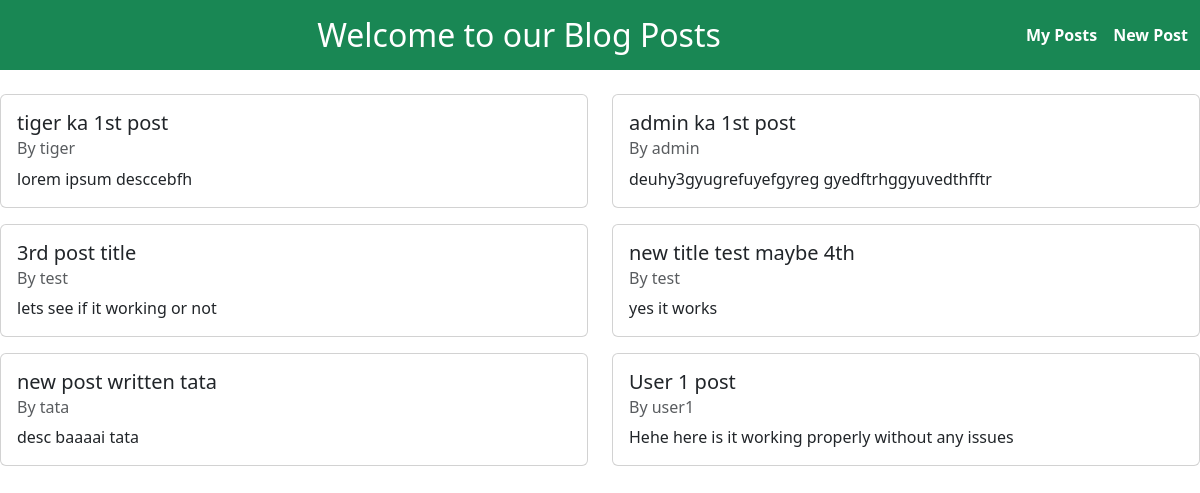
Screenshot of /posts (signed in) with the database file from the repository.
### blogapp/models.py (models this page shows, shortened)
class BlogPost(models.Model):
    title = models.CharField(max_length=250)
    desc = models.TextField()
    author = models.ForeignKey(User, on_delete=models.CASCADE)

### blogapp/views.py (the view)
# urls.py: path('posts',views.posts,name='posts'),
@login_required
def posts(request):
    Postss = BlogPost.objects.all()
    context = {
        'posts' : Postss
    }
    return render(request,'posts.html',context)

### templates/posts.html (shortened to what this page needs)
<!DOCTYPE html>
<html lang="en">
<head>
    <link href="https://cdn.jsdelivr.net/npm/bootstrap@5.3.0/dist/css/bootstrap.min.css" rel="stylesheet">
</head>
<body>
    <div class="pos-f-t">
        <nav class="navbar navbar-dark bg-success">
            <div class="container-fluid d-flex justify-content-between align-items-center py-2">
                <h2 class="text-white text-center mb-0">Welcome to our Blog Posts</h2>
                <div class="d-flex gap-3">
                    <a class="text-white text-decoration-none fw-semibold" href="{% url 'mypost' %}">My Posts</a>
                    <a class="text-white text-decoration-none fw-semibold" href="{% url 'createpost' %}">New Post</a>
                </div>
            </div>
        </nav>
    </div>
    <div class="row mt-4">
        {% for post in posts %}
        <div class="col-sm-6">
            <div class="card mb-3">
                <div class="card-body">
                    <h5 class="card-title">{{post.title}}</h5>
                    <h6 class="card-subtitle mb-2 text-muted">By {{post.author}}</h6>
                    <p class="card-text">{{post.desc}}</p>
                </div>
            </div>
        </div>
        {% endfor %}
    </div>
</body>
</html>

### rows the page displays
BlogPost: title "tiger ka 1st post", author "tiger", desc "lorem ipsum desccebfh"
BlogPost: title "admin ka 1st post", author "admin", desc "deuhy3gyugrefuyefgyreg gyedftrhggyuvedthfftr"
BlogPost: title "3rd post title", author "test", desc "lets see if it working or not"
BlogPost: title "new title test maybe 4th", author "test", desc "yes it works"
BlogPost: title "new post written tata", author "tata", desc "desc baaaai tata"
BlogPost: title "User 1 post", author "user1", desc "Hehe here is it working properly without any issues"
